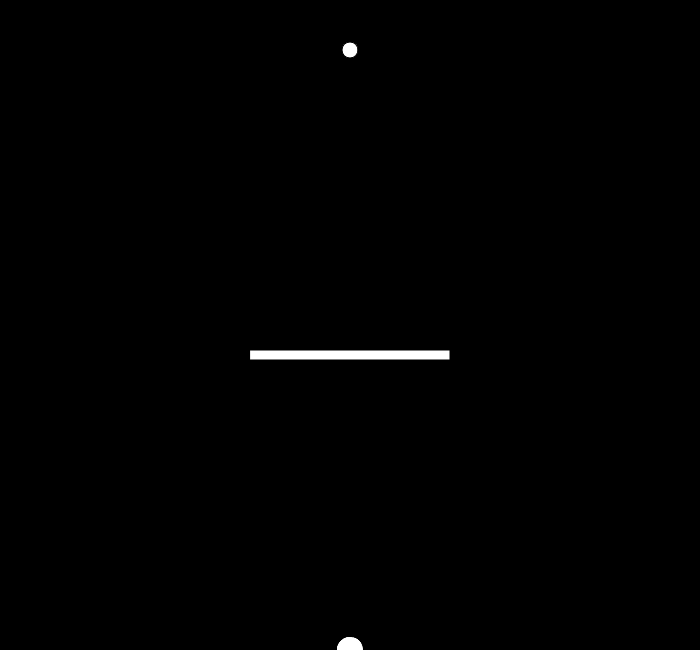
Frame 1 (no input)
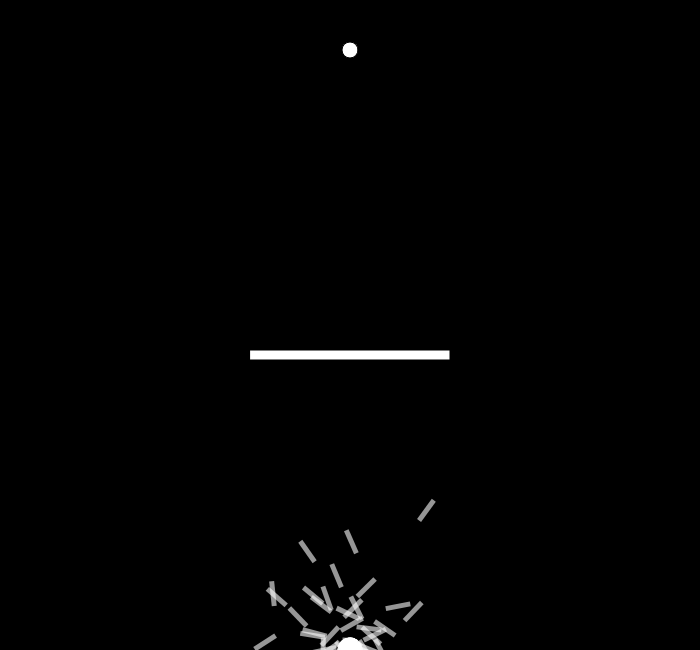
Frame 60 (no input)
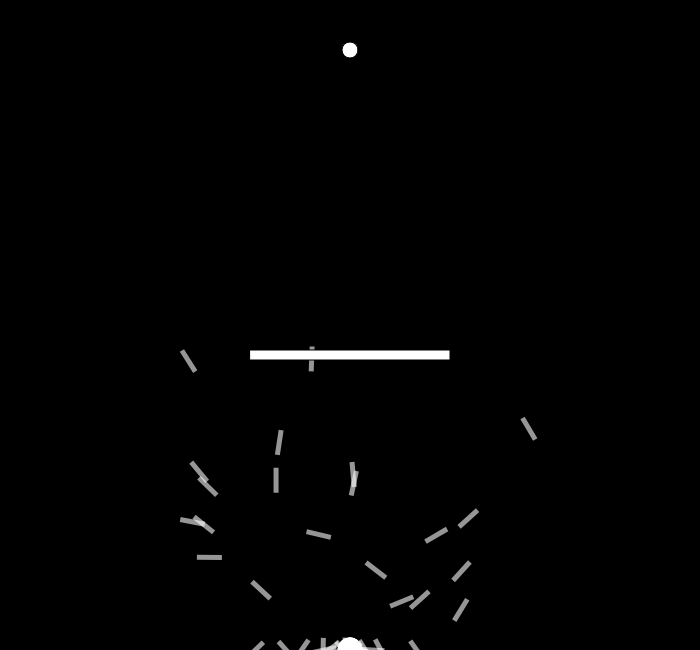
Frame 120 (the mouse pressed at the canvas centre since frame 60)

The p5.js sketch that drew these frames (run headless with seeded random() and noise() and a simulated clock; from frame 60 on, the mouse is pressed at the canvas centre):

// p5.js sketch
// ── sketch.js
var rocket;
var population;
var lifespan = 375;
var lifeP;
var count = 0;
var target;
var maxForce = 0.25;
var maxFitness = 0;

var recX = 250;
var recY = 350;
var recW = 200;
var recH = 10;

function setup() {
  createCanvas(700, 650);
  rocket = new Rocket();
  population = new Population();
  lifeP = createP();
  target = createVector(width / 2, 50);
}

function draw() {
  background(0);
  population.run();
  lifeP.html(
    'Lifetime: ' + count + '/' + lifespan + ' Best Result: ' + round(maxFitness)
  );
  lifeP.html();

  count++;
  if (count == lifespan) {
    population.evaluate();
    population.naturalSelection();
    count = 0;
  }
  fill(255);
  rect(recX, recY, recW, recH);

  ellipse(target.x, target.y, 16, 16);
}

function DNA(genes) {
  if (genes) {
    this.genes = genes;
  } else {
    this.genes = [];
    for (let i = 0; i < lifespan; i++) {
      this.genes[i] = p5.Vector.random2D();
      this.genes[i].setMag(maxForce);
    }
  }

  this.crossover = function (partner) {
    var newGenes = [];
    var midpoint = floor(random(this.genes.length));
    for (let i = 0; i < this.genes.length; i++) {
      if (i > midpoint) {
        newGenes[i] = this.genes[i];
      } else {
        newGenes[i] = partner.genes[i];
      }
    }
    return new DNA(newGenes);
  };

  this.mutation = function () {
    for (let i = 0; i < this.genes.length; i++) {
      if (random(1) < 0.05) {
        this.genes[i] = p5.Vector.random2D();
        this.genes[i].setMag(maxForce);
      }
    }
  };
}

function Population() {
  this.rockets = [];
  this.popSize = 100;
  this.matingPool = [];

  for (var i = 0; i < this.popSize; i++) {
    this.rockets[i] = new Rocket();
  }

  this.evaluate = function () {
    var maxFit = 0;
    for (var i = 0; i < this.popSize; i++) {
      this.rockets[i].calcFitness();
      if (this.rockets[i].fitness > maxFit) {
        maxFit = this.rockets[i].fitness;
      }
    }
    // createP(maxFit);
    maxFitness = maxFit;

    for (var i = 0; i < this.popSize; i++) {
      this.rockets[i].fitness /= maxFit;
    }

    this.matingPool = [];
    for (var i = 0; i < this.popSize; i++) {
      var n = this.rockets[i].fitness * 100;
      for (let j = 0; j < n; j++) {
        this.matingPool.push(this.rockets[i]);
      }
    }
  };

  this.naturalSelection = function () {
    var newRockets = [];
    for (let i = 0; i < this.rockets.length; i++) {
      var parentA = random(this.matingPool).dna;
      var parentB = random(this.matingPool).dna;
      var child = parentA.crossover(parentB);
      newRockets[i] = new Rocket(child);
    }
    this.rockets = newRockets;
  };

  this.run = function () {
    for (var i = 0; i < this.popSize; i++) {
      this.rockets[i].update();
      this.rockets[i].show();
    }
  };
}

function Rocket(dna) {
  this.pos = createVector(width / 2, height);
  this.vel = createVector();
  this.acc = createVector();
  this.hasReachedTarget = false;
  this.targetReachTime = 9999;
  this.crashed = false;
  if (dna) {
    this.dna = dna;
  } else {
    this.dna = new DNA();
  }
  this.fitness = 0;

  this.applyForce = function (force) {
    this.acc.add(force);
  };

  this.calcFitness = function () {
    var d = dist(this.pos.x, this.pos.y, target.x, target.y);
    this.fitness = map(d, 0, width, width, 0);

    if (this.hasReachedTarget) {
      var speed = lifespan - this.targetReachTime;
      this.fitness += speed * 10;
      this.fitness *= 5;
    }
    if (this.crashed) {
      this.fitness /= 50;
    }
  };

  this.update = function () {
    var d = dist(this.pos.x, this.pos.y, target.x, target.y);
    if (d < 10) {
      if (!this.hasReachedTarget) {
        this.targetReachTime = count;
      }
      this.hasReachedTarget = true;
      this.pos = target.copy();
    }

    if (
      this.pos.x > recX &&
      this.pos.x < recX + recW &&
      this.pos.y > recY &&
      this.pos.y < recY + recH
    ) {
      this.crashed = true;
    }

    if (this.pos.x > width || this.pos.x < 0) {
      this.crashed = true;
    }

    if (this.pos.y > height || this.pos.y < 0) {
      this.crashed = true;
    }

    this.applyForce(this.dna.genes[count]);

    if (!this.hasReachedTarget && !this.crashed) {
      this.vel.add(this.acc);
      this.pos.add(this.vel);
      this.acc.mult(0);
      this.vel.limit(4);
    }
  };

  this.show = function () {
    push();
    noStroke();
    fill(255, 150);
    translate(this.pos.x, this.pos.y);
    rotate(this.vel.heading());
    rectMode(CENTER);
    rect(0, 0, 25, 5);
    pop();
  };
}
